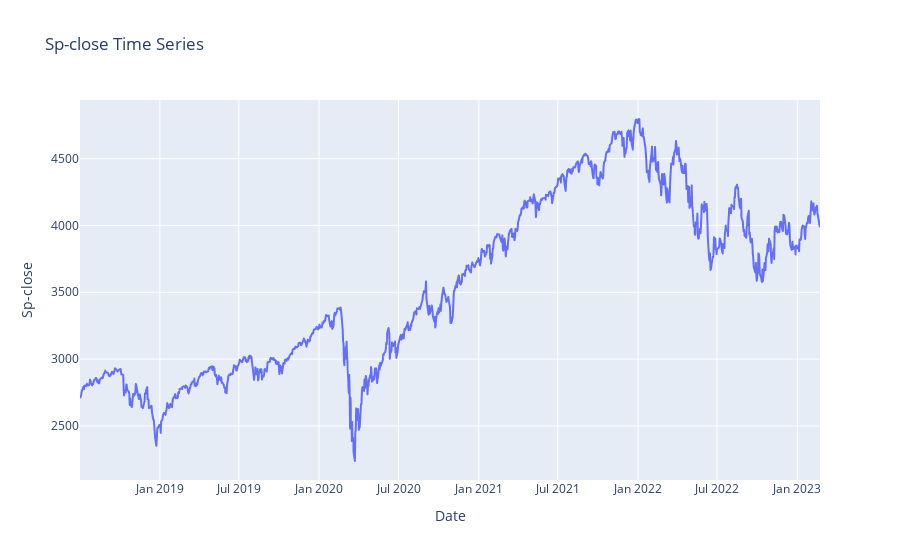

Here is the notebook cell this chart was saved with:
### Code cell
trading_instrument = 'Sp-close'
fig = px.line(data, x='Date', y='Sp-close', title=f'{trading_instrument} Time Series')
fig.show()

### Figure 1 — Plotly figure (JSON) as saved in the notebook; plotly's stock layout.template omitted (floating-point values rounded to 4 significant figures; data arrays with more than 128 entries replaced by an {"elided": "..."} marker saying what was removed)
{"data": [{"hovertemplate": "Date=%{x}<br>Sp-close=%{y}<extra></extra>", "legendgroup": "", "line": {"color": "#636efa", "dash": "solid"}, "marker": {"symbol": "circle"}, "mode": "lines", "name": "", "showlegend": false, "type": "scattergl", "x": {"elided": "1168 str values"}, "xaxis": "x", "y": {"elided": "1168 float values"}, "yaxis": "y"}], "layout": {"legend": {"tracegroupgap": 0}, "title": {"text": "Sp-close Time Series"}, "xaxis": {"anchor": "y", "domain": [0, 1], "title": {"text": "Date"}}, "yaxis": {"anchor": "x", "domain": [0, 1], "title": {"text": "Sp-close"}}}}
